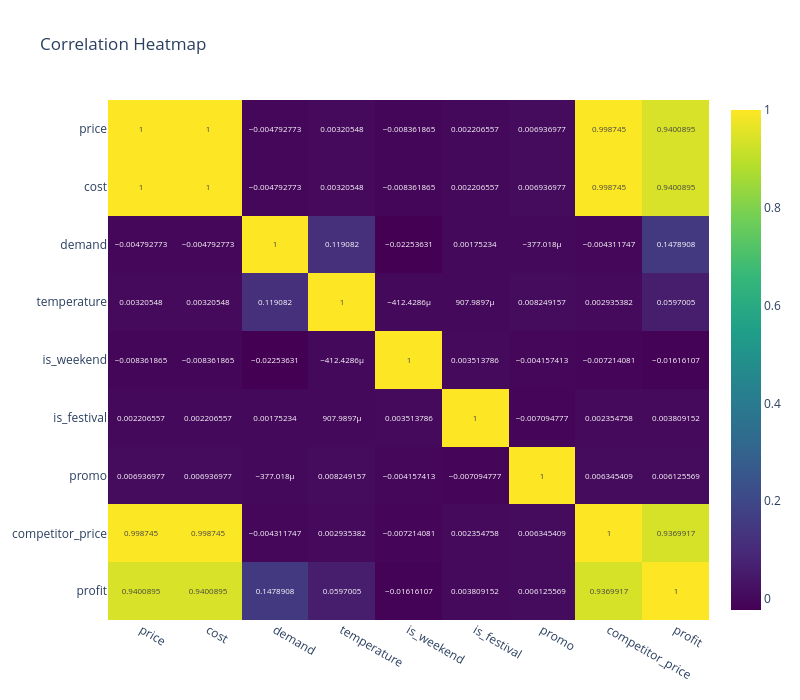

The notebook cell saved with this chart:
### Code cell
#correlation heatmap

import plotly.figure_factory as ff

corr = df.select_dtypes(include="number").corr()

fig = px.imshow(
    corr,
    text_auto=True,
    aspect="auto",
    color_continuous_scale="viridis",
    title="Correlation Heatmap"
)

fig.update_layout(
    width=800,
    height=700
)

fig.show()

### Figure 1 — Plotly figure (JSON) as saved in the notebook; plotly's stock layout.template omitted (floating-point values rounded to 4 significant figures)
{"data": [{"coloraxis": "coloraxis", "hovertemplate": "x: %{x}<br>y: %{y}<br>color: %{z}<extra></extra>", "name": "0", "texttemplate": "%{z}", "type": "heatmap", "x": ["price", "cost", "demand", "temperature", "is_weekend", "is_festival", "promo", "competitor_price", "profit"], "xaxis": "x", "y": ["price", "cost", "demand", "temperature", "is_weekend", "is_festival", "promo", "competitor_price", "profit"], "yaxis": "y", "z": [[1.0, 1.0, -0.004793, 0.003205, -0.008362, 0.002207, 0.006937, 0.9987, 0.9401], [1.0, 1.0, -0.004793, 0.003205, -0.008362, 0.002207, 0.006937, 0.9987, 0.9401], [-0.004793, -0.004793, 1.0, 0.1191, -0.02254, 0.001752, -0.000377, -0.004312, 0.1479], [0.003205, 0.003205, 0.1191, 1.0, -0.0004124, 0.000908, 0.008249, 0.002935, 0.0597], [-0.008362, -0.008362, -0.02254, -0.0004124, 1.0, 0.003514, -0.004157, -0.007214, -0.01616], [0.002207, 0.002207, 0.001752, 0.000908, 0.003514, 1.0, -0.007095, 0.002355, 0.003809], [0.006937, 0.006937, -0.000377, 0.008249, -0.004157, -0.007095, 1.0, 0.006345, 0.006126], [0.9987, 0.9987, -0.004312, 0.002935, -0.007214, 0.002355, 0.006345, 1.0, 0.937], [0.9401, 0.9401, 0.1479, 0.0597, -0.01616, 0.003809, 0.006126, 0.937, 1.0]]}], "layout": {"coloraxis": {"colorscale": [[0, "#440154"], [0.1111, "#482878"], [0.2222, "#3e4989"], [0.3333, "#31688e"], [0.4444, "#26828e"], [0.5556, "#1f9e89"], [0.6667, "#35b779"], [0.7778, "#6ece58"], [0.8889, "#b5de2b"], [1, "#fde725"]]}, "height": 700, "title": {"text": "Correlation Heatmap"}, "width": 800, "xaxis": {"anchor": "y", "domain": [0, 1]}, "yaxis": {"anchor": "x", "autorange": "reversed", "domain": [0, 1]}}}
